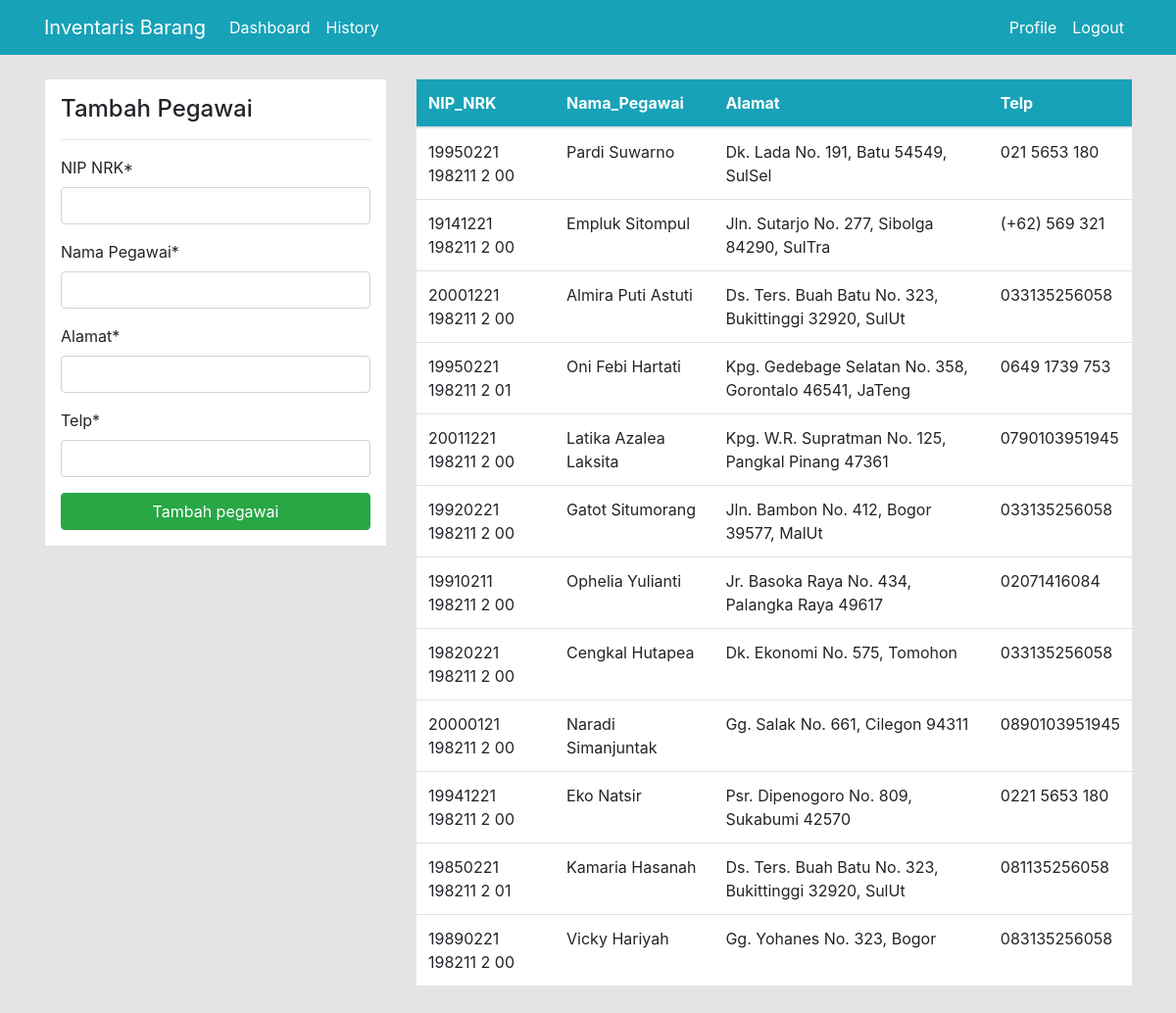
Page /pegawai/ (signed in) on the committed database.
### dashboard/models.py (models this page shows, shortened)
class Pegawai(models.Model):
    NIP_NRK = models.CharField(max_length=20, primary_key=True)
    Nama_Pegawai = models.CharField(max_length=30)
    Alamat = models.CharField(max_length=100)
    Telp = models.CharField(max_length=13)

### dashboard/views.py (the view)
# urls.py: path('pegawai/', views.pegawai, name='dashboard-pegawai'),
@login_required
def pegawai(request):
    items = Pegawai.objects.all()
    if request.method == 'POST':
        form = PegawaiForm(request.POST)
        if form.is_valid():
            form.save()
            return redirect('dashboard-pegawai')
    else:
        form = PegawaiForm()
    context = {
        'items' : items,
        'form' : form,
    }
    return render(request, 'dashboard/pegawai.html', context)

### dashboard/forms.py
class PegawaiForm(forms.ModelForm):
    class Meta:
        model = Pegawai
        fields = ['NIP_NRK', 'Nama_Pegawai', 'Alamat', 'Telp']

### templates/dashboard/pegawai.html (shortened to what this page needs)
{% extends 'partials/base.html' %}
{% load crispy_forms_tags %}
{% block content%}
<html>
<head>
</head>
<body>
    <div class="container">
        <div class="row my-4">
            <div class="col-md-4">
                <div class="border bg-white p-3">
                    <h4>Tambah Pegawai</h4>
                    <hr>
                    <form method="POST">
                        {{ form|crispy }}
                        <input class="btn btn-success btn-block" type="submit" value="Tambah pegawai">
                    </form>
                </div>
            </div>
            <div class="col-md-8">
                <table id="tabel" class="table bg-white" >
                    <thead class="bg-info">
                        <tr class="text-white">
                            <th scope="col">NIP_NRK</th>
                            <th scope="col">Nama_Pegawai</th>
                            <th scope="col">Alamat</th>
                            <th scope="col">Telp</th>
                        </tr>
                    </thead>
                    <tbody>
                        {% for item in items %}
                        <tr>
                            <td>{{ item.NIP_NRK }}</td>
                            <td>{{ item.Nama_Pegawai }}</td>
                            <td>{{ item.Alamat }}</td>
                            <td>{{ item.Telp }}</td>
                        </tr>
                        {% endfor %}
                    </tbody>
                </table>
            </div>
        </div>
</body>
</html>
{% endblock %}

### static/style.css (style rules this page uses)
body { background: rgb(230, 227, 227); }
td { word-wrap: break-word; }
* { box-sizing: border-box; }

### rows in the picture
Pegawai: NIP_NRK "19950221 198211 2 00", Nama_Pegawai "Pardi Suwarno", Alamat "Dk. Lada No. 191, Batu 54549, SulSel", Telp "021 5653 180"
Pegawai: NIP_NRK "19141221 198211 2 00", Nama_Pegawai "Empluk Sitompul", Alamat "Jln. Sutarjo No. 277, Sibolga 84290, SulTra", Telp "(+62) 569 321"
Pegawai: NIP_NRK "20001221 198211 2 00", Nama_Pegawai "Almira Puti Astuti", Alamat "Ds. Ters. Buah Batu No. 323, Bukittinggi 32920, SulUt", Telp "033135256058"
Pegawai: NIP_NRK "19950221 198211 2 01", Nama_Pegawai "Oni Febi Hartati", Alamat "Kpg. Gedebage Selatan No. 358, Gorontalo 46541, JaTeng", Telp "0649 1739 753"
Pegawai: NIP_NRK "20011221 198211 2 00", Nama_Pegawai "Latika Azalea Laksita", Alamat "Kpg. W.R. Supratman No. 125, Pangkal Pinang 47361", Telp "0790103951945"
Pegawai: NIP_NRK "19920221 198211 2 00", Nama_Pegawai "Gatot Situmorang", Alamat "Jln. Bambon No. 412, Bogor 39577, MalUt", Telp "033135256058"
Pegawai: NIP_NRK "19910211 198211 2 00", Nama_Pegawai "Ophelia Yulianti", Alamat "Jr. Basoka Raya No. 434, Palangka Raya 49617", Telp "02071416084"
Pegawai: NIP_NRK "19820221 198211 2 00", Nama_Pegawai "Cengkal Hutapea", Alamat "Dk. Ekonomi No. 575, Tomohon", Telp "033135256058"
Pegawai: NIP_NRK "20000121 198211 2 00", Nama_Pegawai "Naradi Simanjuntak", Alamat "Gg. Salak No. 661, Cilegon 94311", Telp "0890103951945"
Pegawai: NIP_NRK "19941221 198211 2 00", Nama_Pegawai "Eko Natsir", Alamat "Psr. Dipenogoro No. 809, Sukabumi 42570", Telp "0221 5653 180"
Pegawai: NIP_NRK "19850221 198211 2 01", Nama_Pegawai "Kamaria Hasanah", Alamat "Ds. Ters. Buah Batu No. 323, Bukittinggi 32920, SulUt", Telp "081135256058"
Pegawai: NIP_NRK "19890221 198211 2 00", Nama_Pegawai "Vicky Hariyah", Alamat "Gg. Yohanes No. 323, Bogor", Telp "083135256058"
